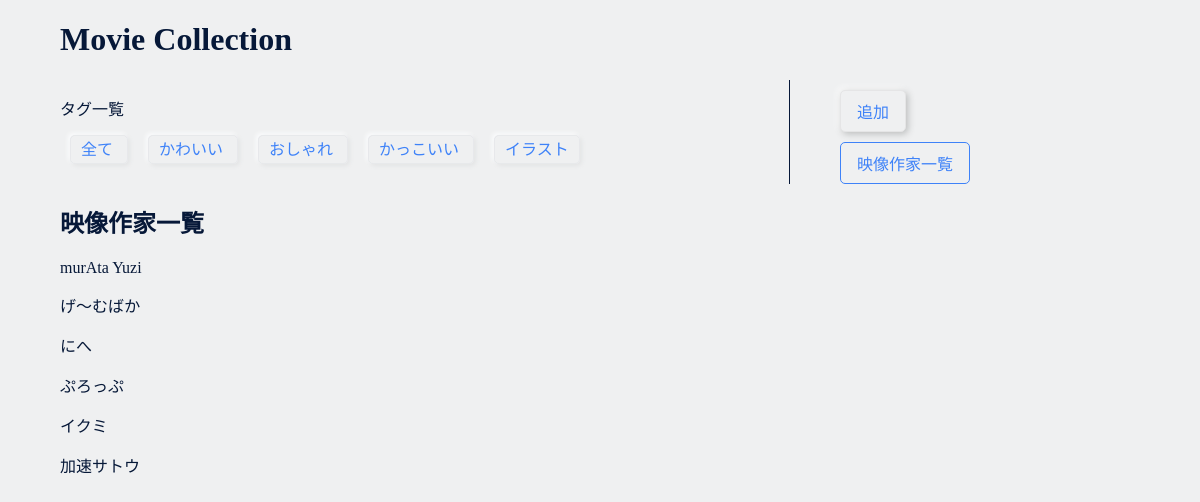
/creators, run on an earlier commit of the app's database.
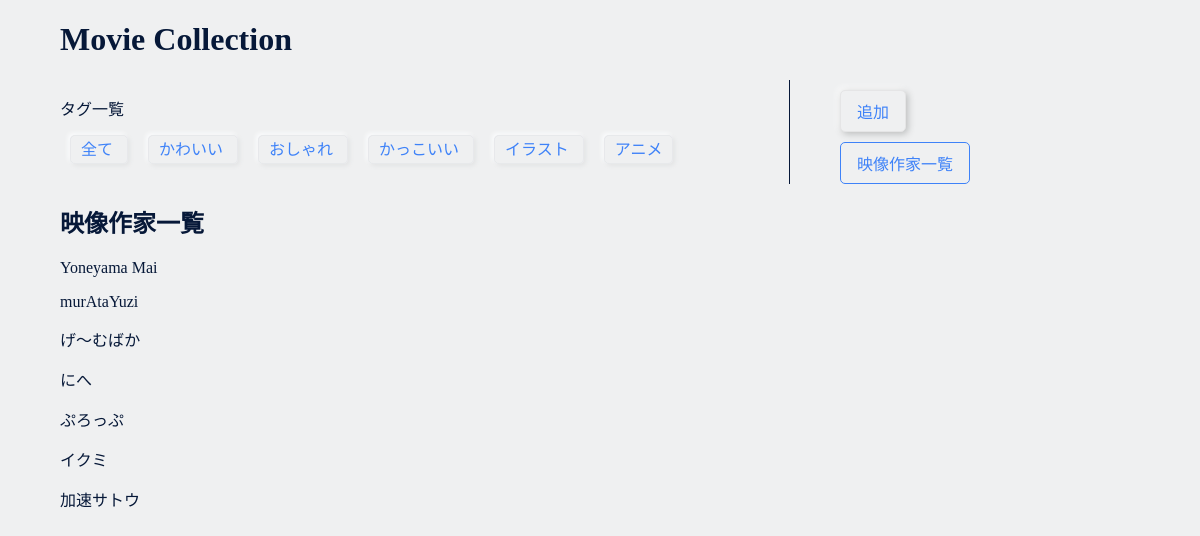
And on a later commit of the database.
### collection/models.py (models this page shows, shortened)
class collection(models.Model):
    title = models.CharField(max_length=200)
    link = models.TextField(null=True, blank=True)
    creator = models.CharField(max_length=100, null=True, blank=True)
    discription = models.TextField(null=True, blank=True)
    tags = TaggableManager(blank=True)

### collection/views.py (the view)
# urls.py: path('creators', views.creators, name='creators'),
def creators(request):
    collections = collection.objects.order_by('creator')
    taglist = Tag.objects.all()
    context = {
        'collections':collections,
        'taglist':taglist,
    }
    return render(request, 'collection/creators.html', context)

### collection/templates/collection/creators.html (shortened to what this page needs)
{% extends 'collection/base.html' %}
{% block content %}
<header class="header">
    <h1>Movie Collection</h1>
    {% if taglist %}
    <div class="taglist">
        <p>タグ一覧</p>
        <ul>
            <li class="taglist">
                <a class="taglist" href={% url 'index' %}>
                    全て
            </li>
            {% for tag in taglist %}
            <li class="taglist">
                <a class="taglist" href={% url 'taglist' tag.name %}>
                    {{ tag.name }}
                </a>
            </li>
            {% endfor %}
        </ul>
    </div>
    {% endif %}
    <div class="headerR">
        <div class="button">
            <a href="{% url 'add' %}">
                <button>追加</button>
            </a>
        </div>
        <a href="{% url 'creators' %}">
            <div class="CreatorsLink">
                <p class="CreatorsLink">映像作家一覧</p>
            </div>
        </a>
    </div>
</header>
<h2>映像作家一覧</h2>
{% if collections %}
{% for object in collections %}
<a href="{% url 'works' object.creator %}">
    <p>{{ object.creator }}</p>
</a>
{% endfor %}
{% endif %}
{% endblock content %}

What changed in the data, as far as the page shows it:
added Tag: name "アニメ"
added collection: creator "Yoneyama Mai"
changed collection: creator "murAta Yuzi" → "murAtaYuzi"
